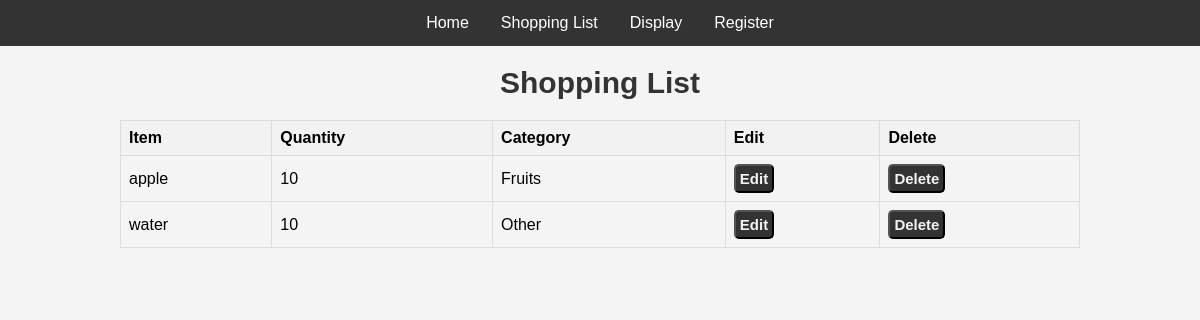
The app's page /display, older data.
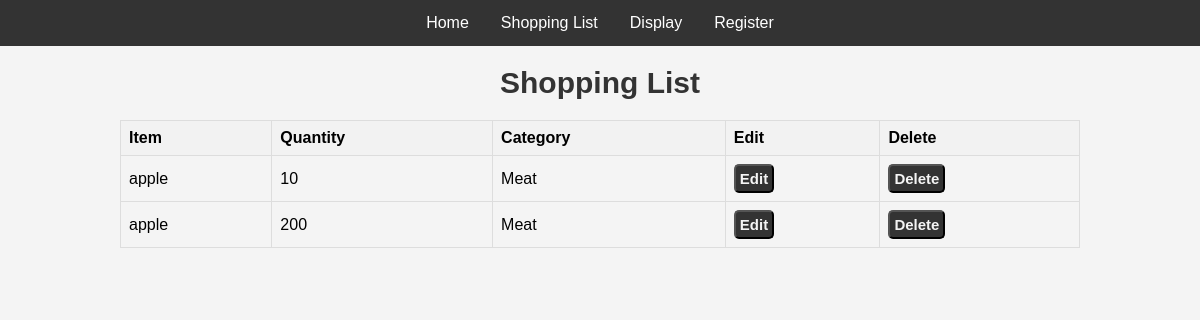
The same page, newer data.
### app.py (models this page shows, shortened)
class Notes(db.Model):
    __tablename__ = "shopping_list"
    id = db.Column(db.Integer, primary_key=True)
    item = db.Column(db.Text)
    quantity = db.Column(db.Integer)
    category = db.Column(db.String(64))

### app.py (the view)
@app.route('/display')
def display():
    notes = Notes.query.all()
    return render_template('display.html',notes = notes)

### templates/display.html (shortened to what this page needs)
{% extends 'layout.html' %}
{% block content %}
<center>
    <h1>Shopping List </h1>
    <form method="post">
        <table>
            <tr>
                <th>Item</th>
                <th>Quantity</th>
                <th>Category</th>
                <th>Edit</th>
                <th>Delete</th>
            </tr>
            {% for note in notes %}
            <tr>
                <td>{{ note.item }}</td>
                <td>{{ note.quantity }}</td>
                <td>{{ note.category }}</td>
                <td><button class ='btn'><a href="{{ url_for('update', id=note.id) }}">Edit</a></button></td>
                <td><button class ='btn'><a href="{{ url_for('delete', id=note.id) }}">Delete</a></button></td>
            </tr>
            {% endfor %}
        </table>
    </form>
</center>
{% endblock %}

### templates/layout.html (shortened to what this page needs)
<!DOCTYPE html>
<html lang="en">
<head>
</head>
<body>
<center>
    <nav class ="navbar">
        {% if not current_user.is_authenticated %}
            <a href="{{ url_for("index") }}">Home</a>
        {% endif %}
        <a href="{{ url_for("shopping") }}">Shopping List</a>
        <a href="{{ url_for("display") }}">Display</a>
        {% if current_user.is_authenticated %}
        <a href="{{ url_for("logout") }}">Logout</a>
        <a href="{{ url_for("profile") }}">Profile</a>
        {% else %}
        <a href="{{ url_for("register") }}">Register</a>
        {% endif %}
    </nav>
</center>
    {% block content %}
    {% endblock %}
</body>
</html>

### templates/layout.html (style rules this page uses)
body { font-family: Arial, sans-serif; margin: 0; padding: 0; background-color: #f4f4f4; }
.navbar { background-color: #333; overflow: hidden; display : flex; justify-content: center; align-items: center; }
.navbar a { float: left; display: block; color: white; text-align: center; padding: 14px 16px; text-decoration: none; }

### templates/display.html (style rules this page uses)
h1 { color: #333; text-align: center; font-size: 30px; font-weight: bold; }
.btn { background-color: #333; color: #f4f4f4; padding: 4px; border-radius: 5px; font-weight: bold; font-size: 15px; text-decoration: none; transition: background-color 0.3s; cursor: pointer; text-align: center; }
table { width: 80%; border-collapse: collapse; margin-top: 20px; }
th, td { border: 1px solid #ddd; padding: 8px; text-align: left; }
th { background-color: #f2f2f2; }
a { text-decoration: none; color: #f4f4f4; font-family: 'Gill Sans', 'Gill Sans MT', Calibri, 'Trebuchet MS', sans-serif; }

Row changes from the older to the newer data that the page shows:
removed Notes: item "water", quantity "10", category "Other"
changed Notes (number 1 of 2 on the later page): category "Fruits" → "Meat"
added Notes: item "apple", quantity "200", category "Meat"
